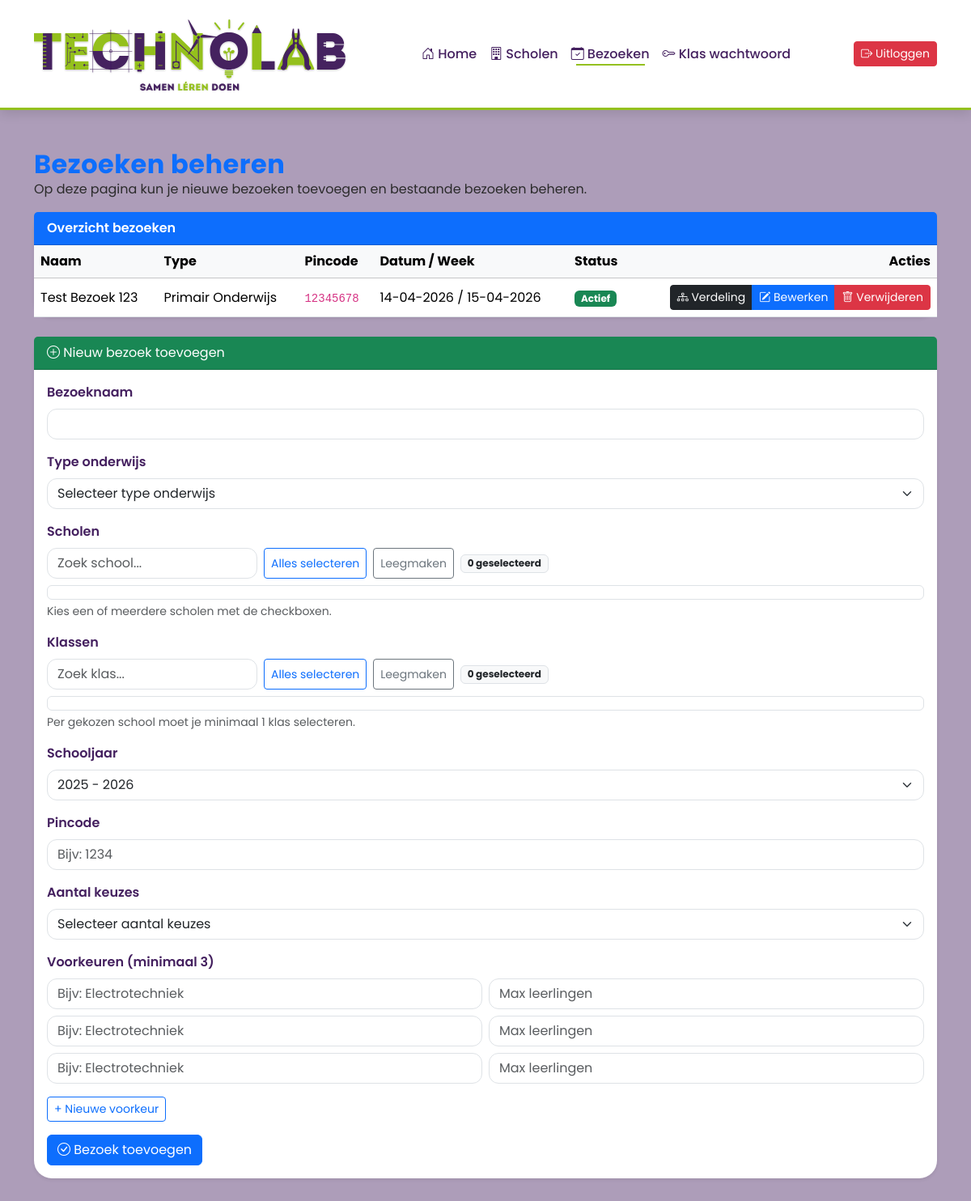
/bezoeken.php (signed in), run on the app's committed database.
### tables this page shows
CREATE TABLE `bezoek` (
  `bezoek_id` int(11) NOT NULL,
  `naam` varchar(255) NOT NULL,
  `type_onderwijs` enum('PO','VO','MBO') NOT NULL,
  `schooljaar` varchar(20) NOT NULL,
  `pincode` varchar(50) NOT NULL,
  `max_keuzes` tinyint(3) UNSIGNED NOT NULL DEFAULT 2,
  `po_dag1` datetime DEFAULT NULL,
  `po_dag2` datetime DEFAULT NULL,
  `vo_week_start` date DEFAULT NULL,
  `vo_week_eind` date DEFAULT NULL,
  `actief` tinyint(1) NOT NULL DEFAULT 1,
  `created_at` timestamp NOT NULL DEFAULT current_timestamp()
);

### includes/functions.php (called while the page is built, shortened)
<?php
function get_schooljaren(int $jaarTerug = 1, int $jaarVooruit = 2): array
{
    $huidigJaar    = (int)date('Y');
    $huidigeMaand  = (int)date('n');
    $startJaarHuidig = ($huidigeMaand >= 8) ? $huidigJaar : $huidigJaar - 1;
    $schooljaren = [];
    for ($i = -$jaarTerug; $i <= $jaarVooruit; $i++) {
        $startJaar     = $startJaarHuidig + $i;
        $schooljaren[] = $startJaar . ' - ' . ($startJaar + 1);
    }
    return $schooljaren;
}
function get_huidig_schooljaar(): string
{
    $huidigJaar   = (int)date('Y');
    $huidigeMaand = (int)date('n');
    $startJaar    = ($huidigeMaand >= 8) ? $huidigJaar : $huidigJaar - 1;
    return $startJaar . ' - ' . ($startJaar + 1);
}

### bezoeken.php (the view, shortened to what this page needs)
<?php
require 'includes/header.php';
$post_data = [];
$edit_bezoek = null;
$edit_school_ids = [];
$edit_klas_ids = [];
$edit_opties = [];
$type_map_to_label = ['PO' => 'Primair Onderwijs', 'VO' => 'Voortgezet Onderwijs', 'MBO' => 'MBO'];
$alle_bezoeken_result = $conn->query('SELECT * FROM bezoek ORDER BY created_at DESC');
$highlight_id = isset($_GET['highlight']) ? (int)$_GET['highlight'] : null;
if ($edit_bezoek) {
    $form_data = [
        'bezoek_naam'       => $edit_bezoek['naam'],
        'onderwijs_type'    => $type_map_to_label[$edit_bezoek['type_onderwijs']] ?? '',
        'bezoek_pincode'    => $edit_bezoek['pincode'],
        'bezoek_max_keuzes' => (string)$edit_bezoek['max_keuzes'],
        'bezoek_schooljaar' => $edit_bezoek['schooljaar'] ?? '',
        'bezoek_dag1'       => $edit_bezoek['po_dag1'] ? date('Y-m-d\TH:i', strtotime($edit_bezoek['po_dag1'])) : '',
        'bezoek_dag2'       => $edit_bezoek['po_dag2'] ? date('Y-m-d\TH:i', strtotime($edit_bezoek['po_dag2'])) : '',
        'bezoek_week_start' => $edit_bezoek['vo_week_start'] ?? '',
        'bezoek_week_eind'  => $edit_bezoek['vo_week_eind'] ?? '',
    ];
    $form_voorkeuren_namen = array_column($edit_opties, 'naam');
    $form_voorkeuren_max   = array_column($edit_opties, 'max_leerlingen');
    $preselected_school_ids = $edit_school_ids;
    $preselected_klas_ids = $edit_klas_ids;
} else {
    $form_data = $post_data;
    $form_voorkeuren_namen = $post_data['voorkeur_naam'] ?? [];
    $form_voorkeuren_max   = $post_data['voorkeur_max'] ?? [];
}
?>
<div class="ttr-app">
    <div class="container py-5">
        <h2 class="fw-bold text-primary mb-0">Bezoeken beheren</h2>
        <p>Op deze pagina kun je nieuwe bezoeken toevoegen en bestaande bezoeken beheren.</p>
        <div class="card mb-4 shadow-sm">
            <div class="card-header bg-primary text-white fw-semibold">
                Overzicht bezoeken
            </div>
            <div class="card-body p-0">
                <div class="table-responsive">
                    <table class="table table-hover align-middle mb-0">
                        <thead class="table-light">
                            <tr>
                                <th>Naam</th>
                                <th>Type</th>
                                <th>Pincode</th>
                                <th>Datum / Week</th>
                                <th>Status</th>
                                <th class="text-end">Acties</th>
                            </tr>
                        </thead>
                        <tbody>
                            <?php if ($alle_bezoeken_result && $alle_bezoeken_result->num_rows > 0): ?>
                                <?php while ($brow = $alle_bezoeken_result->fetch_assoc()): ?>
                                    <?php
                                        $type_labels = ['PO' => 'Primair Onderwijs', 'VO' => 'Voortgezet Onderwijs', 'MBO' => 'MBO'];
                                        $type_label = $type_labels[$brow['type_onderwijs']] ?? $brow['type_onderwijs'];
                                        if ($brow['type_onderwijs'] === 'PO') {
                                            $datum_str = $brow['po_dag1'] ? date('d-m-Y', strtotime($brow['po_dag1'])) : '—';
                                            if ($brow['po_dag2']) $datum_str .= ' / ' . date('d-m-Y', strtotime($brow['po_dag2']));
                                        } else {
                                            $datum_str = ($brow['vo_week_start'] ? date('d-m-Y', strtotime($brow['vo_week_start'])) : '—');
                                            if ($brow['vo_week_eind']) $datum_str .= ' t/m ' . date('d-m-Y', strtotime($brow['vo_week_eind']));
                                        }
                                    ?>
                                    <tr<?= ($highlight_id === (int)$brow['bezoek_id']) ? ' class="table-warning"' : '' ?>>
                                        <td><?= htmlspecialchars($brow['naam']) ?></td>
                                        <td><?= htmlspecialchars($type_label) ?></td>
                                        <td><code><?= htmlspecialchars($brow['pincode']) ?></code></td>
                                        <td><?= htmlspecialchars($datum_str) ?></td>
                                        <td>
                                            <?php if ($brow['actief']): ?>
                                                <span class="badge bg-success">Actief</span>
                                            <?php else: ?>
                                                <span class="badge bg-secondary">Inactief</span>
                                            <?php endif; ?>
                                        </td>
                                        <td class="text-end">
                                            <div class="btn-group" role="group">
                                                <a href="verdeling.php?bezoek_id=<?= (int)$brow['bezoek_id'] ?>" class="btn btn-dark btn-sm" title="Open verdeling voor alle gekoppelde klassen">
                                                    <i class="bi bi-diagram-3"></i> Verdeling
                                                </a>
                                                <a href="bezoeken.php?edit=<?= (int)$brow['bezoek_id'] ?>" class="btn btn-primary btn-sm">
                                                    <i class="bi bi-pencil-square"></i> Bewerken
                                                </a>
                                                <a href="bezoeken.php?delete=<?= (int)$brow['bezoek_id'] ?>" class="btn btn-danger btn-sm js-confirm" data-confirm="Weet je zeker dat je dit bezoek wilt verwijderen?">
                                                    <i class="bi bi-trash"></i> Verwijderen
                                                </a>
                                            </div>
                                        </td>
                                    </tr>
                                <?php endwhile; ?>
                            <?php else: ?>
                                <tr>
                                    <td colspan="6" class="text-muted text-center py-3">Nog geen bezoeken aangemaakt.</td>
                                </tr>
                            <?php endif; ?>
                        </tbody>
                    </table>
                </div>
            </div>
        </div>
        <div class="card mb-4 shadow-sm">
            <div class="card-header <?= $edit_bezoek ? 'bg-warning text-dark' : 'bg-success text-white' ?>">
                <?php if ($edit_bezoek): ?>
                    <i class="bi bi-pencil-square"></i> Bezoek bewerken: <?= htmlspecialchars($edit_bezoek['naam']) ?>
                <?php else: ?>
                    <i class="bi bi-plus-circle"></i> Nieuw bezoek toevoegen
                <?php endif; ?>
            </div>
            <div class="card-body">
                <form method="post" action="bezoeken_process.php" id="bezoekForm" novalidate>
                    <div class="mb-3">
                        <label for="bezoek_naam" class="form-label">Bezoeknaam</label>
                        <input type="text" class="form-control" id="bezoek_naam" name="bezoek_naam" value="<?= htmlspecialchars($form_data['bezoek_naam'] ?? '') ?>" required>
                    </div>
                    <div class="mb-3">
                        <label for="onderwijs_type" class="form-label">Type onderwijs</label>
                        <select class="form-select" id="onderwijs_type" name="onderwijs_type" required>
                            <option value="" disabled <?= empty($form_data['onderwijs_type']) ? 'selected' : '' ?>>Selecteer type onderwijs</option>
                        </select>
                    </div>
                    <div class="mb-3">
                        <label class="form-label">Scholen</label>
                        <div class="d-flex flex-wrap gap-2 mb-2">
                            <input type="text" id="school_filter" class="form-control" placeholder="Zoek school...">
                            <button type="button" class="btn btn-outline-primary btn-sm" id="school_select_all">Alles selecteren</button>
                            <button type="button" class="btn btn-outline-secondary btn-sm" id="school_clear">Leegmaken</button>
                            <span class="badge bg-light text-dark border align-self-center" id="school_count_badge">0 geselecteerd</span>
                        </div>
                        <div id="school_list" class="border rounded p-2"></div>
                        <div class="form-text">Kies een of meerdere scholen met de checkboxen.</div>
                    </div>
                    <div class="mb-3">
                        <label class="form-label">Klassen</label>
                        <div class="d-flex flex-wrap gap-2 mb-2">
                            <input type="text" id="klas_filter" class="form-control" placeholder="Zoek klas...">
                            <button type="button" class="btn btn-outline-primary btn-sm" id="klas_select_all">Alles selecteren</button>
                            <button type="button" class="btn btn-outline-secondary btn-sm" id="klas_clear">Leegmaken</button>
                            <span class="badge bg-light text-dark border align-self-center" id="klas_count_badge">0 geselecteerd</span>
                        </div>
                        <div id="klas_list" class="border rounded p-2"></div>
                        <div class="form-text">Per gekozen school moet je minimaal 1 klas selecteren.</div>
                    </div>
                    <div class="mb-3">
                        <label for="bezoek_schooljaar" class="form-label">Schooljaar</label>
                        <select class="form-select" id="bezoek_schooljaar" name="bezoek_schooljaar" required>
                            <?php
                            $gekozen_bsj = $form_data['bezoek_schooljaar'] ?? get_huidig_schooljaar();
                            $bsj_lijst = get_schooljaren();
                            foreach ($bsj_lijst as $bsj):
                            ?>
                                <option value="<?= htmlspecialchars($bsj) ?>" <?= $gekozen_bsj === $bsj ? 'selected' : '' ?>>
                                    <?= htmlspecialchars($bsj) ?>
                                </option>
                            <?php endforeach; ?>
                        </select>
                    </div>
                    <div class="mb-3">
                        <label for="bezoek_pincode" class="form-label">Pincode</label>
                        <input type="text" class="form-control" id="bezoek_pincode" name="bezoek_pincode"
                            placeholder="Bijv: 1234" value="<?= htmlspecialchars($form_data['bezoek_pincode'] ?? '') ?>" required>
                    </div>
                    <div class="mb-3">
                        <label for="bezoek_max_keuzes" class="form-label">Aantal keuzes</label>
                        <select class="form-select" id="bezoek_max_keuzes" name="bezoek_max_keuzes" required>
                            <option value="" disabled <?= empty($form_data['bezoek_max_keuzes']) ? 'selected' : '' ?>>Selecteer aantal keuzes</option>
                        </select>
                    </div>
                    <div class="mb-3">
                        <label class="form-label">Voorkeuren (minimaal 3)</label>
                        <div id="voorkeurenWrapperBezoek">
                            <?php
                            $saved_naamens = $form_voorkeuren_namen;
                            $saved_maxen = $form_voorkeuren_max;
                            $min_rows = max(3, count($saved_naamens));
                            for ($i = 0; $i < $min_rows; $i++):
                            ?>
                                <div class="mb-2 d-flex gap-2">
                                    <input type="text" name="voorkeur_naam[]" class="form-control" placeholder="Bijv: Electrotechniek" value="<?= htmlspecialchars($saved_naamens[$i] ?? '') ?>">
                                    <input type="number" name="voorkeur_max[]" class="form-control" placeholder="Max leerlingen" min="1" value="<?= htmlspecialchars($saved_maxen[$i] ?? '') ?>">
                                </div>
                            <?php endfor; ?>
                        </div>
                        <button type="button" class="btn btn-sm btn-outline-primary mt-2" id="js-add-bezoek-voorkeur">
                            + Nieuwe voorkeur
                        </button>
                    </div>
                    <?php if ($edit_bezoek): ?>
                        <div class="d-flex gap-2 mt-2">
                            <button type="submit" class="btn btn-warning text-dark">
                                <i class="bi bi-check-circle"></i> Bezoek opslaan
                            </button>
                            <a href="bezoeken.php" class="btn btn-secondary">Annuleren</a>
                        </div>
                    <?php else: ?>
                        <button type="submit" class="btn btn-primary">
                            <i class="bi bi-check-circle"></i> Bezoek toevoegen
                        </button>
                    <?php endif; ?>
                </form>
            </div>
        </div>
    </div>
</div>
<?php require 'includes/footer.php'; ?>

### css/index.css (style rules this page uses)
:root { --tl-purple: #44205F; --tl-green: #94C01F; --tl-white: #ffffff; --tl-orange: #FF6F3C; --tl-purple-light: rgba(68, 32, 95, 0.10); --tl-purple-dark: rgba(68, 32, 95, 0.25); --tl-green-light: rgba(148, 192, 31, 0.18); --tl-orange-light: rgba(255, 111, 60, 0.15); }
.ttr-app { background: var(--tl-purple-dark); font-family: "Poppins", sans-serif; color: #2b2b2b; min-height: 100vh; }
.ttr-app h2, .ttr-app h5 { color: var(--tl-purple); }
.ttr-app h2 { font-weight: 700; letter-spacing: 0.5px; }
.ttr-app .card { background: var(--tl-white); border-radius: 22px; border: none; box-shadow: 0 10px 28px rgba(0,0,0,0.08); transition: transform 0.25s ease, box-shadow 0.25s ease; animation: softFloat 8s ease-in-out infinite; }
.form-label { font-weight: 600; color: var(--tl-purple); }
.form-control, .form-select { border-radius: 12px; transition: border-color 0.15s ease, box-shadow 0.15s ease; }
#school_filter, #klas_filter { max-width: 260px; }
#school_list, #klas_list { max-height: 260px; overflow: auto; background: #fff; }

### data on the page
bezoek: naam "Test Bezoek 123", type_onderwijs "Primair Onderwijs", pincode "12345678", datum_str "14-04-2026 / 15-04-2026", actief "Actief"

### other printed values
form field bezoek_schooljaar "2025 - 2026"
